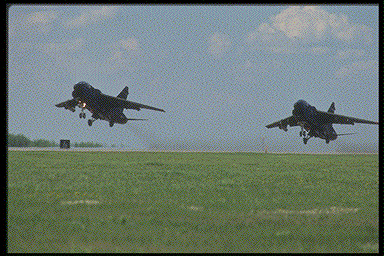
%> input picture matlab/feature_extractors/SaliencyToolbox/img/aircrafts.png, 384 x 256 px
$ octave --eval "result = Localcolor(imread('../SaliencyToolbox/img/aircrafts.png'));"   (GNU Octave 9; MATLAB toolbox functions it lacks are replaced by stand-ins)
%> lines starting %> are read from the running program, lines starting %| are printed output that depends on the picture; in (x1, y1, x2, y2) boxes, pixels count from 0 and x2, y2 are one past the last pixel; in counts of white or black regions, pixels touching at a corner belong together; the program's own positions count from 1
### matlab/feature_extractors/color_tw/Hueimgseg.m
function [hueimg,segimg] = Hueimgseg(rgbimg,k)
%> called with k = 3
%% hue based segmentation
%segimg is hueimg with colour numbers quantized to 3
rgbimg = imfilter(rgbimg,fspecial('gaussian',[5,5],2));
hsvimg = rgb2hsv(rgbimg);
%> hsvimg: size 256x384x3 double; mean H, S, V 0.423, 0.237, 0.507
hsvimg(:,:,2)=1;
hsvimg(:,:,3)=1;
hueimg = hsv2rgb(hsvimg);
% % for computing localized feature (maybe)
[segimg,map]= rgb2ind(hueimg,k,'nodither');
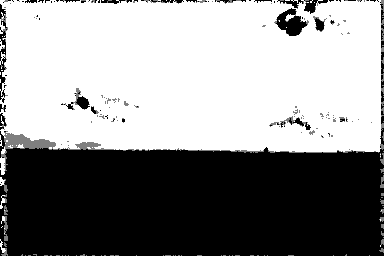
%> segimg: size 256x384 uint8; min 0, max 2, mean 1.13; drawn with min black and max white
%> map = [0.596 0.969 0; 0.0353 1 0.227; 0.00784 0.573 1]
%> in Localcolor, `[y_0, x_0] = find(segimg==0);`: y_0 = 41772 values from 1 to 256; x_0 = 41772 values from 1 to 384
%> in Localcolor, `[y_1, x_1] = find(segimg==1);`: y_1 = 2389 values from 1 to 256; x_1 = 2389 values from 2 to 384
%> in Localcolor, `[y_2, x_2] = find(segimg==2);`: y_2 = 54143 values from 1 to 253; x_2 = 54143 values from 1 to 382
%> after the loop in Localcolor, `for i = 1:length(y_0)`:
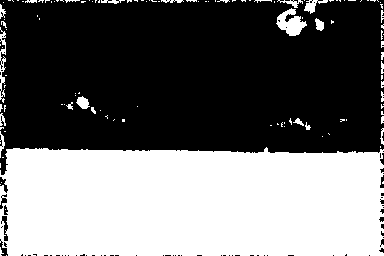
%> colorMask_0: size 256x384 double; values 0 (black) and 1 (white), 42.5% white; 124 white regions (98 under 20 px), largest, box (x1, y1, x2, y2) and area: (0, 147, 384, 256) 39631, (276, 8, 307, 36) 469, (0, 27, 6, 103) 223
%> after the loop in Localcolor, `for i = 1:length(y_1)`:
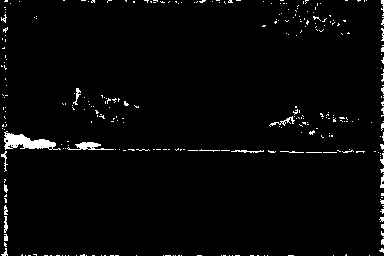
%> colorMask_1: size 256x384 double; values 0 (black) and 1 (white), 2.4% white; 314 white regions (296 under 20 px), largest, box (x1, y1, x2, y2) and area: (4, 131, 61, 150) 532, (67, 142, 114, 150) 173, (269, 116, 295, 127) 72
%> after the loop in Localcolor, `for i= 1:length(y_2)`: colorMask_2: size 256x384 double; values 0 (black) and 1 (white), 55.1% white; 119 black regions (101 under 20 px), largest, box (x1, y1, x2, y2) and area: (0, 0, 384, 256) 41632, (274, 8, 309, 36) 509, (0, 4, 8, 103) 362
 % figure, imshow(segimg,map);

### matlab/feature_extractors/color_tw/ColorTemperature.m
function [hue,tempscore] = ColorTemperature(rgbimg)
tempscore = zeros(size(rgbimg,1),size(rgbimg,2));
R = double(rgbimg(:,:,1));
G = double(rgbimg(:,:,2));
B = double(rgbimg(:,:,3));
b = 2*R-G-B;
a = sqrt(3)*(G-B);
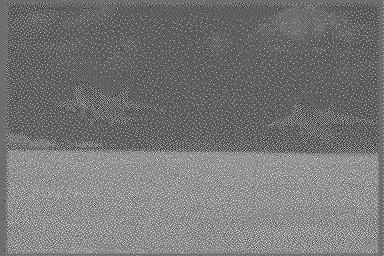
%> a: size 256x384 double; min -199.2, max 258.1, mean 14.4; drawn with min black and max white
[p,q] = find(b==0);
%> p = 607 values from 1 to 256; q = 607 values from 1 to 384
hue = (180/pi)*atan2(a,b);
for k = 1:length(p)
    hue(p(k),q(k))= Inf;
end
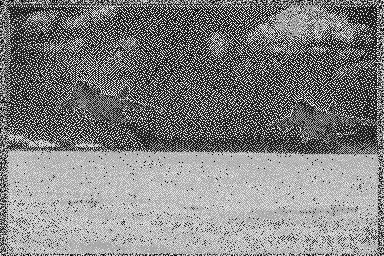
%> hue: size 256x384 double; 0.62% of the values are NaN or infinite; the others: min -179.3, max 180, mean 5.84; drawn with min black, max white, NaN and infinite black

[i,j]=find(hue<0);
%> i = 41140 values from 1 to 256; j = 41140 values from 1 to 384
for k = 1:length(i)
    hue(i(k),j(k))= hue(i(k),j(k))+360;
end
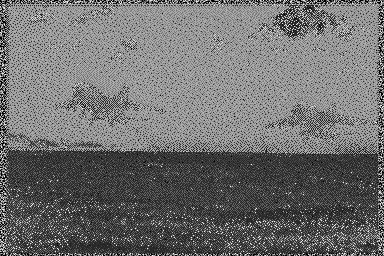
%> hue: size 256x384 double; 0.62% of the values are NaN or infinite; the others: min 0, max 358.8, mean 157.4; drawn with min black, max white, NaN and infinite black
for i=1:size(hue,1)

    for j = 1:size(hue,2)
    if hue(i,j)==Inf
    tempscore(i,j)=0;
    else
    tempscore(i,j) = HueTempScore(hue(i,j));
    end
    end
end
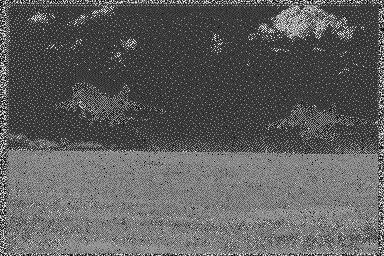
%> tempscore: size 256x384 double; min 0, max 1, mean 0.369

### matlab/feature_extractors/color_tw/ColorWeight.m
function [weightscore] = ColorWeight(rgbimg)

C = makecform('srgb2lab');
labimg = applycform((rgbimg),C);
%> labimg: size 256x384x3 uint8; mean of channels 1, 2, 3 128.2, 122.4, 130.6
C = makecform('lab2lch');
%> the run ends on the next line
lchimg = applycform(lab2double(labimg),C);
lum = lchimg(:,:,1);
hue = lchimg(:,:,3);
[weightscore]=weightscorefun(hue,lum);

### matlab/feature_extractors/color_tw/Localcolor.m
function [lc_t,lc_w,lc_contrast] = Localcolor(rgbimg)
height = size(rgbimg,1);
width = size(rgbimg,2);
[hueimg,segimg] = Hueimgseg(rgbimg,3);
%[segimg]=Graphcutsseg(rgbimg,3);
[y_0, x_0] = find(segimg==0);
[y_1, x_1] = find(segimg==1);
[y_2, x_2] = find(segimg==2);
colorMask_0 = zeros(height, width);
colorMask_1 = zeros(height, width);
colorMask_2 = zeros(height, width);
for i = 1:length(y_0)
    colorMask_0 (y_0(i),x_0(i))= 1;
end
for i = 1:length(y_1)
     colorMask_1 (y_1(i),x_1(i))= 1;
end
for i= 1:length(y_2)
     colorMask_2 (y_2(i),x_2(i))= 1;
end
[hue,tempscore] = ColorTemperature(rgbimg);
lc_t(1,1) = sum(sum(tempscore.*colorMask_0))/length(y_0);
lc_t(1,2) = sum(sum(tempscore.*colorMask_1))/length(y_1);
lc_t(1,3) = sum(sum(tempscore.*colorMask_2))/length(y_2);
weightscore = ColorWeight(rgbimg);
lc_w(1,1) = sum(sum(weightscore.*colorMask_0))/length(y_0);
lc_w(1,2) = sum(sum(weightscore.*colorMask_1))/length(y_1);
lc_w(1,3) = sum(sum(weightscore.*colorMask_2))/length(y_2);
C = makecform('srgb2lab');
labimg = applycform((rgbimg),C);
C = makecform('lab2lch');
lchimg = applycform(lab2double(labimg),C);
luminance = lchimg(:,:,1);
saturation = lchimg(:,:,2);
hue = lchimg(:,:,3);
lum(1,1) = sum(sum(luminance.*colorMask_0))/length(y_0);
lum(1,2) = sum(sum(luminance.*colorMask_1))/length(y_1);
lum(1,3) = sum(sum(luminance.*colorMask_2))/length(y_2);

sat(1,1) = sum(sum(saturation.*colorMask_0))/length(y_0);
sat(1,2) = sum(sum(saturation.*colorMask_1))/length(y_1);
sat(1,3) = sum(sum(saturation.*colorMask_2))/length(y_2);

hu(1,1) = sum(sum(hue.*colorMask_0))/length(y_0);
hu(1,2) = sum(sum(hue.*colorMask_1))/length(y_1);
hu(1,3) = sum(sum(hue.*colorMask_2))/length(y_2);

if(isempty(y_0))
    lc_t(1,1) = 0;
    lc_w(1,1) = 0;
    lum(1,1) = 0;
    sat(1,1) = 0;
    hu(1,1) = 0;
end
if(isempty(y_1))
    lc_t(1,2) = 0;
    lc_w(1,2) = 0;
    lum(1,2) = 0;
    sat(1,2) = 0;
    hu(1,2) = 0;
end
if(isempty(y_2))
    lc_t(1,3) = 0;
    lc_w(1,3) = 0;
    lum(1,3) = 0;
    sat(1,3) = 0;
    hu(1,3) = 0;
end

lumdif = (sqrt(abs(lum(1,1).^2-lum(1,2).^2))+ sqrt(abs(lum(1,2).^2-lum(1,3).^2))+ sqrt(abs(lum(1,3).^2-lum(1,1).^2)))/3;
satdif = (sqrt(abs(sat(1,1).^2-sat(1,2).^2))+ sqrt(abs(sat(1,2).^2-sat(1,3).^2))+ sqrt(abs(sat(1,3).^2-sat(1,1).^2)))/3;
huedif = (sqrt(abs(hu(1,1).^2-hu(1,2).^2))+ sqrt(abs(hu(1,2).^2-hu(1,3).^2))+ sqrt(abs(hu(1,3).^2-hu(1,1).^2)))/3;
huetempdif = (sqrt(abs(lc_t(1,1).^2-lc_t(1,2).^2))+ sqrt(abs(lc_t(1,2).^2-lc_t(1,3).^2))+ sqrt(abs(lc_t(1,3).^2-lc_t(1,1).^2)))/3;
colorweightdif = (sqrt(abs(lc_w(1,1).^2-lc_w(1,2).^2))+ sqrt(abs(lc_w(1,2).^2-lc_w(1,3).^2))+ sqrt(abs(lc_w(1,3).^2-lc_w(1,1).^2)))/3;
lc_contrast(1,1)= lumdif/100;
lc_contrast(1,2)= satdif/100;
lc_contrast(1,3)= huedif/360;
lc_contrast(1,4)= huetempdif/1;
lc_contrast(1,5)= colorweightdif/1;

$ run again, on matlab/feature_extractors/SaliencyToolbox/img/elephants.png
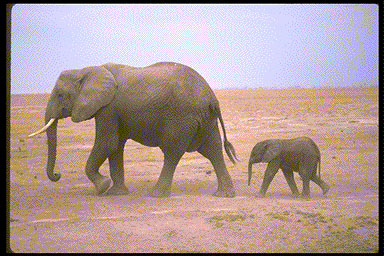
%> input picture matlab/feature_extractors/SaliencyToolbox/img/elephants.png, 384 x 256 px
%> map = [0.984 0.561 0; 1 0.259 0.00784; 0.0471 0.0471 0.996]
%> y_0 = 24733 values from 1 to 256; x_0 = 24733 values from 2 to 384
%> y_1 = 43101 values from 1 to 256; x_1 = 43101 values from 1 to 383
%> y_2 = 30470 values from 1 to 256; x_2 = 30470 values from 1 to 384
%> p = 562 values from 1 to 256; q = 562 values from 1 to 384
%> after the loop in ColorTemperature, `for k = 1:length(p)`:
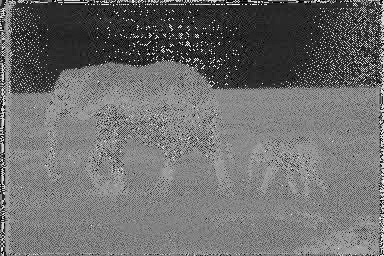
%> hue: size 256x384 double; 0.57% of the values are NaN or infinite; the others: min -179.1, max 180, mean -22.48; drawn with min black, max white, NaN and infinite black
%> i = 49759 values from 1 to 256; j = 49759 values from 1 to 384
%> after the loop in ColorTemperature, `for i=1:size(hue,1)`:
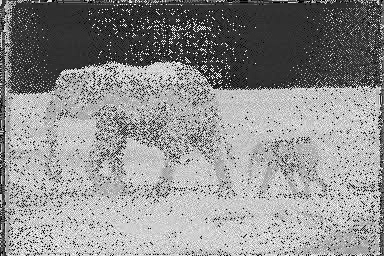
%> tempscore: size 256x384 double; min 0, max 1, mean 0.562
%> labimg: size 256x384x3 uint8; mean of channels 1, 2, 3 165.3, 136.4, 132.9

$ run again, on matlab/feature_extractors/SaliencyToolbox/img/faces.png
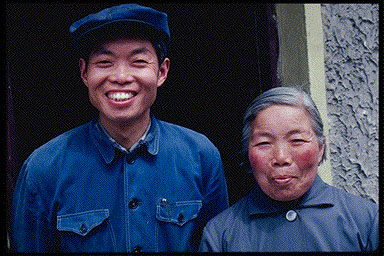
%> input picture matlab/feature_extractors/SaliencyToolbox/img/faces.png, 384 x 256 px
%> map = [0.455 0.992 0.0588; 0.051 0.294 1; 0.992 0.0118 0.329]
%> y_0 = 6932 values from 1 to 256; x_0 = 6932 values from 1 to 384
%> y_1 = 73364 values from 1 to 256; x_1 = 73364 values from 1 to 384
%> y_2 = 18008 values from 1 to 256; x_2 = 18008 values from 1 to 383
%> p = 967 values from 1 to 256; q = 967 values from 1 to 384
%> after the loop in ColorTemperature, `for k = 1:length(p)`:
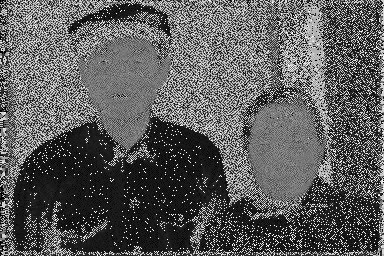
%> hue: size 256x384 double; 0.98% of the values are NaN or infinite; the others: min -179.4, max 180, mean -48.29; drawn with min black, max white, NaN and infinite black
%> i = 63426 values from 1 to 256; j = 63426 values from 1 to 384
%> after the loop in ColorTemperature, `for i=1:size(hue,1)`:
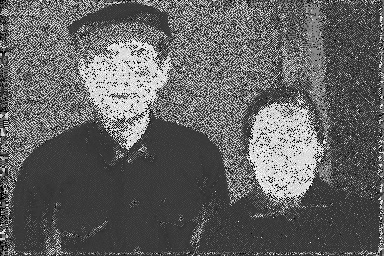
%> tempscore: size 256x384 double; min 0, max 1, mean 0.388
%> labimg: size 256x384x3 uint8; mean of channels 1, 2, 3 61.8, 132.7, 115.1
